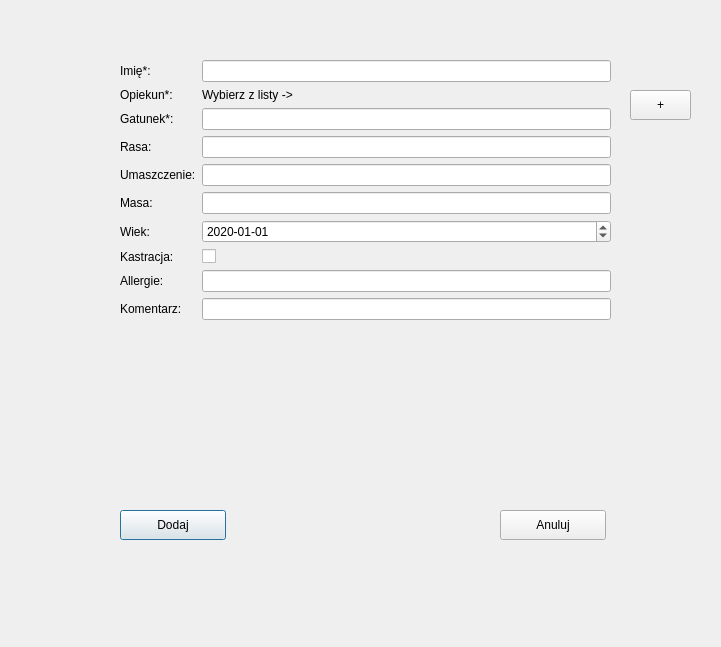
<?xml version="1.0" encoding="UTF-8"?>
<ui version="4.0">
 <class>AddPetWindow</class>
 <widget class="QDialog" name="AddPetWindow">
  <property name="geometry">
   <rect>
    <x>0</x>
    <y>0</y>
    <width>721</width>
    <height>647</height>
   </rect>
  </property>
  <property name="windowTitle">
   <string>Dodaj pacjenta</string>
  </property>
  <widget class="QWidget" name="formLayoutWidget">
   <property name="geometry">
    <rect>
     <x>120</x>
     <y>60</y>
     <width>491</width>
     <height>411</height>
    </rect>
   </property>
   <layout class="QFormLayout" name="formLayout">
    <item row="0" column="0">
     <widget class="QLabel" name="label">
      <property name="text">
       <string>Imię*:</string>
      </property>
     </widget>
    </item>
    <item row="0" column="1">
     <widget class="QLineEdit" name="petName"/>
    </item>
    <item row="1" column="0">
     <widget class="QLabel" name="label_2">
      <property name="text">
       <string>Opiekun*:</string>
      </property>
     </widget>
    </item>
    <item row="2" column="0">
     <widget class="QLabel" name="label_4">
      <property name="text">
       <string>Gatunek*:</string>
      </property>
     </widget>
    </item>
    <item row="3" column="0">
     <widget class="QLabel" name="label_5">
      <property name="text">
       <string>Rasa:</string>
      </property>
     </widget>
    </item>
    <item row="4" column="0">
     <widget class="QLabel" name="label_6">
      <property name="text">
       <string>Umaszczenie:</string>
      </property>
     </widget>
    </item>
    <item row="5" column="0">
     <widget class="QLabel" name="label_7">
      <property name="text">
       <string>Masa:</string>
      </property>
     </widget>
    </item>
    <item row="6" column="0">
     <widget class="QLabel" name="label_8">
      <property name="text">
       <string>Wiek:</string>
      </property>
     </widget>
    </item>
    <item row="7" column="0">
     <widget class="QLabel" name="label_9">
      <property name="text">
       <string>Kastracja:</string>
      </property>
     </widget>
    </item>
    <item row="8" column="0">
     <widget class="QLabel" name="label_10">
      <property name="text">
       <string>Allergie:</string>
      </property>
     </widget>
    </item>
    <item row="9" column="0">
     <widget class="QLabel" name="label_11">
      <property name="text">
       <string>Komentarz:</string>
      </property>
     </widget>
    </item>
    <item row="6" column="1">
     <widget class="QDateEdit" name="petAge">
      <property name="dateTime">
       <datetime>
        <hour>0</hour>
        <minute>0</minute>
        <second>0</second>
        <year>2020</year>
        <month>1</month>
        <day>1</day>
       </datetime>
      </property>
      <property name="displayFormat">
       <string>yyyy-MM-dd</string>
      </property>
     </widget>
    </item>
    <item row="2" column="1">
     <widget class="QLineEdit" name="petSpecies"/>
    </item>
    <item row="3" column="1">
     <widget class="QLineEdit" name="petBreed"/>
    </item>
    <item row="4" column="1">
     <widget class="QLineEdit" name="petCoat"/>
    </item>
    <item row="5" column="1">
     <widget class="QLineEdit" name="petMass"/>
    </item>
    <item row="8" column="1">
     <widget class="QLineEdit" name="petAllergy"/>
    </item>
    <item row="9" column="1">
     <widget class="QLineEdit" name="petComment"/>
    </item>
    <item row="7" column="1">
     <widget class="QCheckBox" name="petCastration">
      <property name="text">
       <string/>
      </property>
     </widget>
    </item>
    <item row="1" column="1">
     <widget class="QLabel" name="petOwner">
      <property name="text">
       <string>Wybierz z listy -&gt;</string>
      </property>
     </widget>
    </item>
   </layout>
  </widget>
  <widget class="QPushButton" name="pushButton">
   <property name="geometry">
    <rect>
     <x>120</x>
     <y>510</y>
     <width>106</width>
     <height>30</height>
    </rect>
   </property>
   <property name="text">
    <string>Dodaj</string>
   </property>
  </widget>
  <widget class="QPushButton" name="pushButton_2">
   <property name="geometry">
    <rect>
     <x>500</x>
     <y>510</y>
     <width>106</width>
     <height>30</height>
    </rect>
   </property>
   <property name="text">
    <string>Anuluj</string>
   </property>
  </widget>
  <widget class="QPushButton" name="pushButton_3">
   <property name="geometry">
    <rect>
     <x>630</x>
     <y>90</y>
     <width>61</width>
     <height>30</height>
    </rect>
   </property>
   <property name="text">
    <string>+</string>
   </property>
  </widget>
 </widget>
 <resources/>
 <connections/>
</ui>
